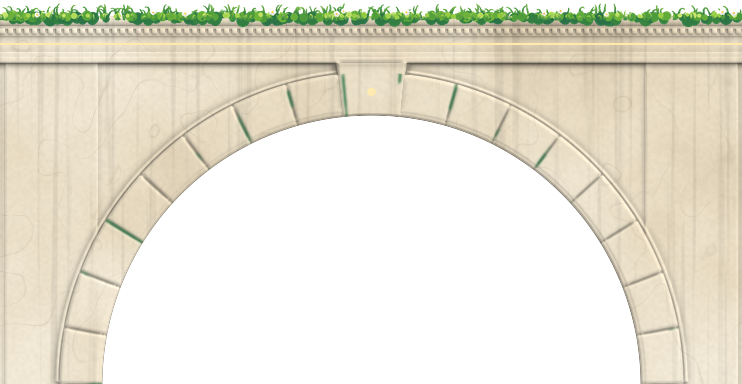
#> input picture Assets/Art/Paradise/Kit/Architecture/arch_span_wide.png, 742 x 384 px
$ python wall_niche.py
#> lines starting #> are read from the running program, lines starting #| are printed output that depends on the picture; after the words box and inside, x2 and y2 are one past the last pixel; in counts of white or black regions, pixels touching at a corner belong together
"""A blind arch set into a garden wall, for a lantern to hang in: the wall's own arch, in miniature.

The long terrace walls under the walk are a plane of ashlar. A mason breaks such a wall with niches,
and a lantern hung in one lights its recess. This builds the niche out of the kit itself, so it is
the same stone: the voussoirs and gold keystone of the wide arch (arch_span_wide), scaled down; jambs
and imposts of the coping's marble; and, behind, the wall's own blocks set back into shade, darkest
up under the arch where the recess is deepest. The lantern's light (ParadiseGarden.LanternLight)
lights the recess in the game. Written to Kit/Architecture/wall_niche.png, its pivot at the top of
its keystone, where it meets the coping.

  python tools/ai_art/wall_niche.py
"""
import os

import numpy as np
from PIL import Image

try:
    import cv2
except ImportError:  # OpenCV is only needed to run this script, not to import it (check_tools.py).
    cv2 = None

FOLDER = os.path.join(os.path.dirname(__file__), "..", "..", "Assets", "Art", "Paradise", "Kit", "Architecture")
ARCH = os.path.join(FOLDER, "arch_span_wide.png")
WALL = os.path.join(FOLDER, "wall_block.png")
CAP = os.path.join(FOLDER, "wall_cap.png")
OUT = os.path.join(FOLDER, "wall_niche.png")

# The wide arch's ring, in its own pixels: its centre on the springing line, the intrados and the
# extrados (the line outside the voussoirs), and how far the keystone stands above the extrados.
CENTRE = (743, 768)
INNER = 538
OUTER = 637
KEYSTONE = 12
# The niche's scale against the wide arch, the height of its jambs below the springing, its sill.
SCALE = 0.42
JAMBS = 280
SILL = 22
# The coping's plain marble and its moulding, in the painting's rows (as wall_soffit.py takes them).
FASCIA = (142, 190)
MOULDING = (110, 134)


def resized(img: np.ndarray, w: int, h: int) -> np.ndarray:
    return cv2.resize(img, (w, h), interpolation=cv2.INTER_AREA if w < img.shape[1] else cv2.INTER_CUBIC)


def over(out: np.ndarray, img: np.ndarray, x: int, y: int) -> None:
    h, w = img.shape[:2]
    a = img[..., 3:]
    under = out[y : y + h, x : x + w]
    under[..., :3] = img[..., :3] * a + under[..., :3] * (1.0 - a)
    under[..., 3:] = a + under[..., 3:] * (1.0 - a)


def bare(img: np.ndarray) -> np.ndarray:
    """The coping's marble without the ivy strands that cross it: green turned back to stone."""
    out = img.copy()
    rgb = out[..., :3]
    green = rgb[..., 1] - (rgb[..., 0] + rgb[..., 2]) / 2.0 > 0.03
    stone = rgb[~green].mean(axis=0)
    lum = rgb.mean(axis=2, keepdims=True) / stone.mean()
    rgb[green] = (stone[None, :] * np.clip(lum[green], 0.85, 1.1))
    return out


def main() -> None:
    arch = np.asarray(Image.open(ARCH).convert("RGBA"), dtype=np.float32) / 255.0
    wall = np.asarray(Image.open(WALL).convert("RGBA"), dtype=np.float32) / 255.0
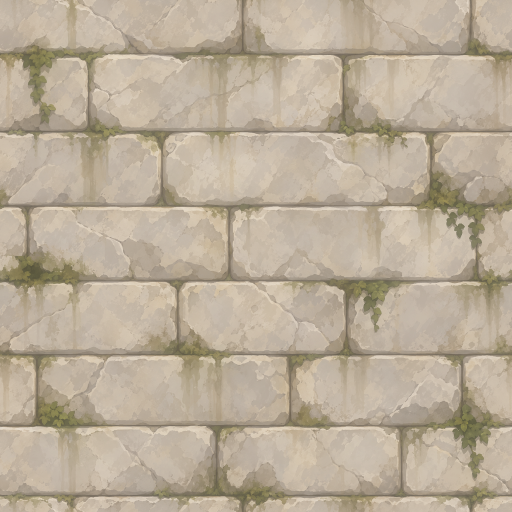
#> input picture Assets/Art/Paradise/Kit/Architecture/wall_block.png, 1024 x 1024 px (shown at 1/2 size)
    cap = np.asarray(Image.open(CAP).convert("RGBA"), dtype=np.float32) / 255.0
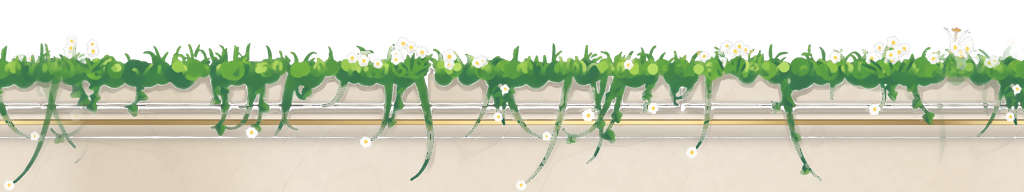
#> input picture Assets/Art/Paradise/Kit/Architecture/wall_cap.png, 1024 x 192 px

    # The ring alone: everything between the intrados and the extrados, the keystone with it.
    cx, cy = CENTRE
    reach = OUTER + KEYSTONE + 4
    ring = arch[cy - reach : cy, cx - reach : cx + reach].copy()
    ys, xs = np.mgrid[0 : ring.shape[0], 0 : ring.shape[1]].astype(np.float32)
    r = np.hypot(xs - reach, ys - reach)
    gold = (ring[..., 0] - ring[..., 2]) > 0.2
#> gold: shape (269, 652) bool; every value is 0
    keep = np.clip(r - INNER + 1.0, 0.0, 1.0) * np.clip(OUTER + 1.5 - r, 0.0, 1.0)
    keep = np.maximum(keep, (gold & (r >= INNER - 1) & (r <= OUTER + KEYSTONE)).astype(np.float32))
    ring[..., 3] *= keep
    ring = resized(ring, round(ring.shape[1] * SCALE), round(ring.shape[0] * SCALE))
    inner, outer = INNER * SCALE, OUTER * SCALE
    band = outer - inner

    width = ring.shape[1] + 10
#> width = 284
    height = ring.shape[0] + JAMBS + SILL
#> height = 415
    mid = width / 2.0
#> mid = 142
    spring = ring.shape[0]
#> spring = 113
    out = np.zeros((height, width, 4), np.float32)

    # The recess: the wall's blocks, set back into the shade, darkest up under the arch and along
    # the jambs, where the recess is deepest; a little light reaches its foot.
    ys, xs = np.mgrid[0:height, 0:width].astype(np.float32)
    above = ys < spring
    r = np.hypot(xs - mid, ys - spring)
    opening = np.where(above, r < inner + 1.0, np.abs(xs - mid) < inner + 1.0) & (ys < height - SILL)
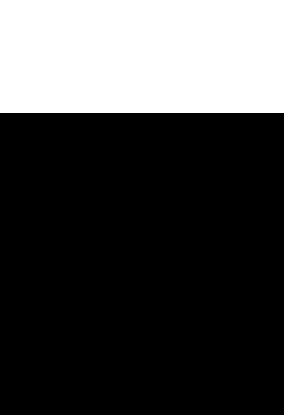
#> above: shape (415, 284) bool; 27.2% white; 1 white region, box (x1, y1, x2, y2) and area: (0, 0, 284, 113) 32092
    back = wall[:height, :width, :3]
    # How far in from the arch and the jambs, and from the right jamb alone (the sun is on the
    # right: that side of the recess is in the shadow of its own jamb).
    edge = np.where(above, inner - r, inner - np.abs(xs - mid))
    from_right = np.where(above, inner - r, mid + inner - xs)
    down = np.clip((ys - spring * 0.2) / (height - SILL - spring * 0.2), 0.0, 1.0)
    shade = 0.3 + 0.3 * down**0.8
    shade *= 1.0 - 0.3 * np.exp(-np.clip(edge, 0.0, None) / 22.0)
    shade *= 1.0 - 0.25 * np.exp(-np.clip(from_right, 0.0, None) / 40.0)
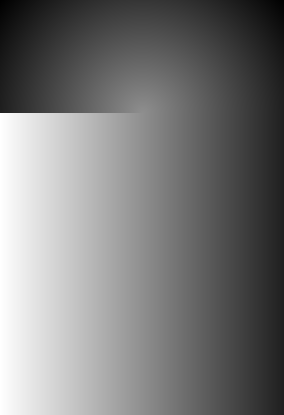
#> from_right: shape (415, 284) float32; min 44.49, max 368, mean 199.6; drawn with min black and max white
    # Set back, the blocks are a little cooler than the sunlit face around them.
    out[..., :3] = back * shade[..., None] * np.array([0.94, 0.97, 1.03], np.float32)
    out[..., 3] = opening.astype(np.float32)

    # The jambs and their imposts: the coping's marble turned on its side, the moulding as the
    # impost the arch springs from.
    cap = bare(cap)
#> in bare, `green = rgb[..., 1] - (rgb[..., 0] + rgb[..., 2]) / 2.0 > 0.03`:
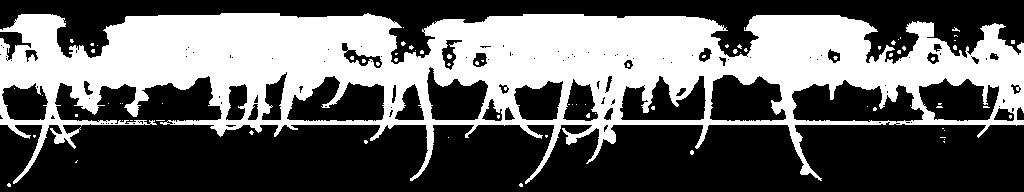
#> green: shape (192, 1024) bool; 39.2% white; 81 white regions (79 under 20 px), largest, box (x1, y1, x2, y2) and area: (0, 13, 1024, 184) 76438, (447, 54, 452, 59) 20
#> in bare, `stone = rgb[~green].mean(axis=0)`: stone = [0.76, 0.726, 0.675]
#> in bare, `rgb[green] = (stone[None, :] * np.clip(lum[green], 0.85, 1.1))`:
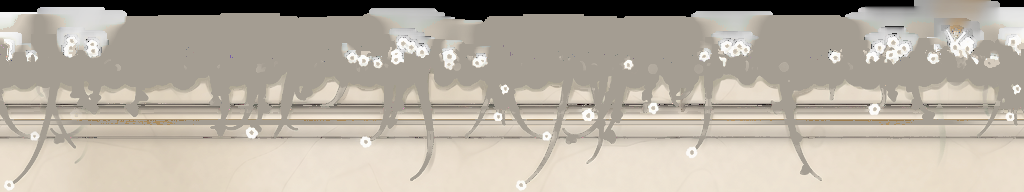
#> rgb: shape (192, 1024, 3) float32; mean R, G, B 0.72, 0.689, 0.64
    fascia = cap[FASCIA[0] : FASCIA[1], :, :].copy()
    fascia[..., 3] = 1.0
#> fascia: shape (48, 1024, 4) float32; mean R, G, B, A 0.903, 0.858, 0.792, 1
    jamb = resized(np.transpose(fascia, (1, 0, 2)), round(band), JAMBS)
    across = np.linspace(-1.0, 1.0, jamb.shape[1])[None, :, None]
#> across = 42 values from -1 to 1
    jamb[..., :3] *= 1.0 - 0.12 * np.clip(-across, 0.0, 1.0)
    left = round(mid - outer)
#> left = -126
    right = round(mid + inner)
#> right = 368
    over(out, jamb, left, spring)
#> in over, `a = img[..., 3:]`: a: shape (280, 42, 1) float32; every value is 1
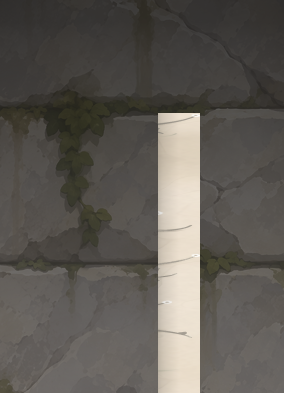
#> out: shape (415, 284, 4) float32; mean R, G, B, A 0.369, 0.353, 0.331, 0.947; transparent parts drawn white
    over(out, jamb[:, ::-1], right, spring)
    moulding = cap[MOULDING[0] : MOULDING[1], :, :].copy()
    moulding[..., 3] = 1.0
    impost = resized(moulding, round(band) + 10, 14)
    over(out, impost, left - 5, spring - 4)
    over(out, impost, right - 5, spring - 4)
    over(out, ring, (width - ring.shape[1]) // 2, 0)

    # The sill the jambs stand on: the moulding again, turned over, a touch wider than the niche.
    sill = resized(moulding[::-1], round(2 * outer) + 8, SILL)
    over(out, sill, round(mid - outer) - 4, height - SILL)
    Image.fromarray((np.clip(out, 0.0, 1.0) * 255.0 + 0.5).astype(np.uint8), "RGBA").save(OUT, optimize=True)
    print(f"wall niche {width}x{height}, opening {2 * inner:.0f} px, springing {spring} px down")


if __name__ == "__main__":
#> (the run stopped early here; a loop or call above may not have finished)
